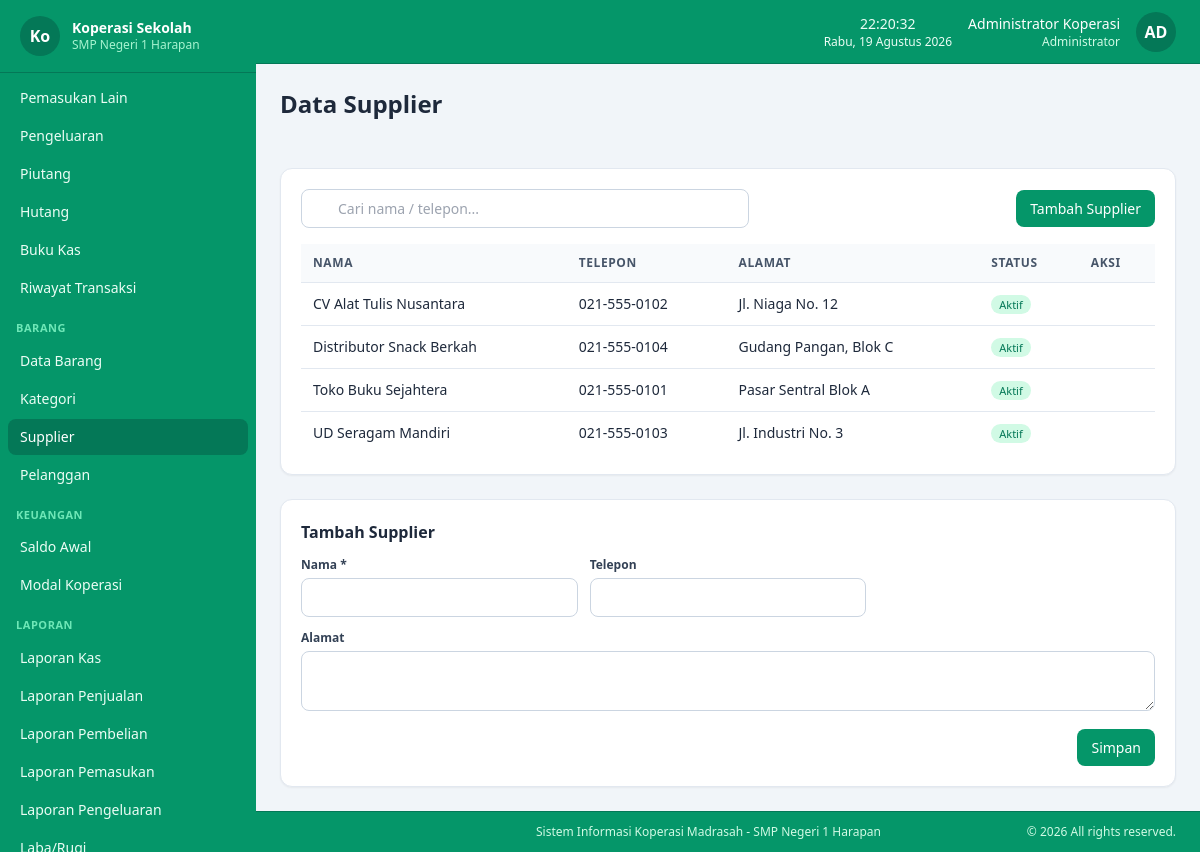
Screenshot of /master/supplier (signed in) with the database file from the repository.
### tables this page shows
CREATE TABLE koperasi_profile (
  id             TINYINT UNSIGNED NOT NULL DEFAULT 1,
  nama_koperasi  VARCHAR(100)     NOT NULL DEFAULT '',
  nama_sekolah   VARCHAR(150)     NOT NULL DEFAULT '',
  alamat         TEXT             NULL,
  telepon        VARCHAR(30)      NULL,
  email          VARCHAR(100)     NULL,
  logo           VARCHAR(255)     NULL,
  nama_ketua     VARCHAR(100)     NULL,
  nama_bendahara VARCHAR(100)     NULL,
  created_at     TIMESTAMP        NOT NULL DEFAULT CURRENT_TIMESTAMP,
  updated_at     TIMESTAMP        NOT NULL DEFAULT CURRENT_TIMESTAMP ON UPDATE CURRENT_TIMESTAMP,
  PRIMARY KEY (id)
);

CREATE TABLE users (
  id                   BIGINT UNSIGNED NOT NULL AUTO_INCREMENT,
  role_id              TINYINT UNSIGNED NOT NULL,
  username             VARCHAR(50)      NOT NULL UNIQUE,
  name                 VARCHAR(100)     NOT NULL,
  password_hash        VARCHAR(255)     NOT NULL,
  must_change_password TINYINT(1)       NOT NULL DEFAULT 0,
  is_active            TINYINT(1)       NOT NULL DEFAULT 1,
  created_at           TIMESTAMP        NOT NULL DEFAULT CURRENT_TIMESTAMP,
  updated_at           TIMESTAMP        NOT NULL DEFAULT CURRENT_TIMESTAMP ON UPDATE CURRENT_TIMESTAMP,
  PRIMARY KEY (id),
  CONSTRAINT fk_users_role FOREIGN KEY (role_id) REFERENCES roles(id) ON UPDATE CASCADE
);

CREATE TABLE roles (
  id            TINYINT UNSIGNED NOT NULL AUTO_INCREMENT,
  name          VARCHAR(50)      NOT NULL UNIQUE,
  description   VARCHAR(255)     NULL,
  created_at    TIMESTAMP        NOT NULL DEFAULT CURRENT_TIMESTAMP,
  updated_at    TIMESTAMP        NOT NULL DEFAULT CURRENT_TIMESTAMP ON UPDATE CURRENT_TIMESTAMP,
  PRIMARY KEY (id)
);

CREATE TABLE suppliers (
  id         BIGINT UNSIGNED NOT NULL AUTO_INCREMENT,
  name       VARCHAR(150)    NOT NULL,
  phone      VARCHAR(30)     NULL,
  address    TEXT            NULL,
  is_active  TINYINT(1)      NOT NULL DEFAULT 1,
  created_at TIMESTAMP       NOT NULL DEFAULT CURRENT_TIMESTAMP,
  updated_at TIMESTAMP       NOT NULL DEFAULT CURRENT_TIMESTAMP ON UPDATE CURRENT_TIMESTAMP,
  PRIMARY KEY (id),
  KEY idx_suppliers_name (name)
);

### app/views/ref/index.php (the view, shortened to what the rows shown need)
<?php
$pageKey = $refLabel;
$editId = (int)input('edit', 0);
?>
<div class="max-w-5xl">
    <div class="bg-white rounded-xl shadow-sm border border-slate-200 p-5">
        <div class="table-wrap">
            <table>
                <thead><tr>
                    <?php foreach ($fields as $label): ?><th><?= e($label) ?></th><?php endforeach; ?>
                    <th>Status</th><th class="text-center">Aksi</th>
                </tr></thead>
                <tbody>
                <?php if (empty($pg['items'])): ?>
                    <tr><td colspan="<?= count($fields) + 2 ?>" class="text-center text-slate-400 py-8">Tidak ada data.</td></tr>
                <?php else: foreach ($pg['items'] as $row): ?>
                    <tr>
                        <?php foreach (array_keys($fields) as $key): ?>
                            <td><?= e($row[$key] ?? '-') ?></td>
                        <?php endforeach; ?>
                        <td>
                            <?php if ((int)$row['is_active'] === 1): ?>
                                <span class="text-[11px] px-2 py-0.5 rounded-full bg-emerald-100 text-emerald-700 font-medium">Aktif</span>
                            <?php else: ?>
                                <span class="text-[11px] px-2 py-0.5 rounded-full bg-slate-200 text-slate-600 font-medium">Nonaktif</span>
                            <?php endif; ?>
                        </td>
                        <td>
                            <div class="flex items-center justify-center gap-1">
                                <a href="<?= url($pageKey, ['q' => $q, 'edit' => $row['id']]) ?>" class="btn btn-ghost p-1.5" title="Ubah"><?= icon('edit', 'w-4 h-4') ?></a>
                                <form method="post" action="<?= url($pageKey, ['action' => 'destroy', 'id' => $row['id']]) ?>" class="inline">
                                    <button type="submit" class="btn btn-ghost p-1.5" onclick="return appConfirmSubmit(event, 'Hapus data ini?')" title="Hapus"><?= icon('trash', 'w-4 h-4') ?></button>
                                </form>
                            </div>
                        </td>
                    </tr>
                <?php endforeach; endif; ?>
                </tbody>
            </table>
        </div>
    </div>
    <div id="refFormWrap" class="mt-6 bg-white rounded-xl shadow-sm border border-slate-200 p-5">
        <h2 class="font-semibold text-slate-800 mb-3"><?= $editId ? 'Ubah ' . ucfirst($refLabel) : 'Tambah ' . ucfirst($refLabel) ?></h2>
    </div>
</div>

### app/views/layouts/app.php (shortened to what the rows shown need)
<?php
$user = current_user();
$profile = koperasi_profile();
?>
<!DOCTYPE html>
<html lang="id">
<head>
<script src="<?= asset('assets/js/tailwind.min.js') ?>"></script>
<link rel="stylesheet" href="<?= asset('assets/vendor/sweetalert2/sweetalert2.min.css') ?>">
<link rel="stylesheet" href="<?= asset('assets/css/app.css') ?>">
</head>
<body class="bg-slate-100 text-slate-800 flex flex-col min-h-screen">
<div id="sidebar" class="fixed inset-y-0 left-0 z-40 w-64 bg-emerald-600 text-emerald-50 transform -translate-x-full lg:translate-x-0 transition-transform duration-200 flex flex-col">
    <div class="flex items-center gap-3 px-5 py-4 border-b border-emerald-700 shrink-0 sticky top-0 bg-emerald-600 z-10">
        <?php if (!empty($profile['logo']) && file_exists(UPLOAD_DIR . '/' . $profile['logo'])): ?>
            <img src="<?= asset('uploads/' . e($profile['logo'])) ?>" class="h-10 w-10 object-cover drop-shadow-[0_0_4px_rgba(255,255,255,0.8)]" alt="logo">
        <?php else: ?>
            <div class="h-10 w-10 rounded-full bg-emerald-700 flex items-center justify-center font-bold text-white"><?= e(mb_substr($profile['nama_koperasi'] ?? 'KS', 0, 2)) ?></div>
        <?php endif; ?>
        <div>
            <div class="font-semibold text-sm leading-tight text-white"><?= e($profile['nama_koperasi'] ?? APP_NAME) ?></div>
            <div class="text-xs text-emerald-200 truncate"><?= e($profile['nama_sekolah'] ?? '') ?></div>
        </div>
    </div>
</div>
<div class="lg:pl-64 flex flex-col flex-1 min-h-0">
    <header class="sticky top-0 z-20 bg-emerald-600 border-b border-emerald-700 px-4 sm:px-6 h-16 flex items-center justify-between shrink-0">
        <div class="flex items-center gap-4">
            <div class="text-center text-emerald-50" id="datetime">
                <div class="text-sm font-medium" id="clock-time"></div>
                <div class="text-xs" id="clock-date"></div>
            </div>
            <div class="text-right hidden sm:block">
                <div class="text-sm font-medium text-white"><?= e($user['name']) ?></div>
                <div class="text-xs text-emerald-100"><?= e($user['role_name']) ?></div>
            </div>
            <div class="h-10 w-10 rounded-full bg-emerald-700 text-white flex items-center justify-center font-bold">
                <?= e(strtoupper(mb_substr($user['name'], 0, 2))) ?>
            </div>
        </div>
    </header>
    <div class="px-4 sm:px-6 py-4 sm:py-6">
        <h1 class="text-xl sm:text-2xl font-bold text-slate-800"><?= e($pageTitle ?? 'Dashboard') ?></h1>
    </div>
    <main class="flex-1 p-4 sm:p-6 pb-12">
        <?= $content ?>
    </main>
    <footer class="bg-emerald-600 border-t border-emerald-700 lg:pl-64">
        <div class="max-w-full mx-auto px-4 sm:px-6 py-3">
            <div class="flex flex-col sm:flex-row justify-between items-center gap-2 text-xs text-emerald-100">
                <span>Sistem Informasi Koperasi Madrasah - <?= e($profile['nama_sekolah'] ?? 'Nama Sekolah') ?></span>
                <span>&copy; <?= date('Y') ?> All rights reserved.</span>
            </div>
        </div>
    </footer>
</div>
</body>
</html>

### rows the page displays
koperasi_profile: nama_koperasi "Ko", nama_koperasi "Koperasi Sekolah", nama_sekolah "SMP Negeri 1 Harapan"
users: name "Administrator Koperasi", role.name "Administrator", name "AD"
suppliers: name "CV Alat Tulis Nusantara", phone "021-555-0102", address "Jl. Niaga No. 12", is_active "Aktif"
suppliers: name "Distributor Snack Berkah", phone "021-555-0104", address "Gudang Pangan, Blok C", is_active "Aktif"
suppliers: name "Toko Buku Sejahtera", phone "021-555-0101", address "Pasar Sentral Blok A", is_active "Aktif"
suppliers: name "UD Seragam Mandiri", phone "021-555-0103", address "Jl. Industri No. 3", is_active "Aktif"

### other values shown
$label "Pemasukan Lain"
$label "Pengeluaran"
$label "Piutang"
$label "Hutang"
$label "Buku Kas"
$label "Riwayat Transaksi"
$group "BARANG"
$label "Data Barang"
$label "Kategori"
$label "Supplier"
$label "Pelanggan"
$group "KEUANGAN"
$label "Saldo Awal"
$label "Modal Koperasi"
$group "LAPORAN"
